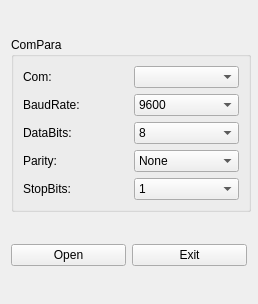
<?xml version="1.0" encoding="UTF-8"?>
<ui version="4.0">
 <class>comconfigForm</class>
 <widget class="QWidget" name="comconfigForm">
  <property name="geometry">
   <rect>
    <x>0</x>
    <y>0</y>
    <width>258</width>
    <height>304</height>
   </rect>
  </property>
  <property name="minimumSize">
   <size>
    <width>258</width>
    <height>304</height>
   </size>
  </property>
  <property name="maximumSize">
   <size>
    <width>258</width>
    <height>304</height>
   </size>
  </property>
  <property name="windowTitle">
   <string>comconfigForm</string>
  </property>
  <layout class="QGridLayout" name="gridLayout">
   <item row="0" column="0" colspan="2">
    <widget class="QGroupBox" name="groupBox">
     <property name="sizePolicy">
      <sizepolicy hsizetype="Fixed" vsizetype="Fixed">
       <horstretch>0</horstretch>
       <verstretch>0</verstretch>
      </sizepolicy>
     </property>
     <property name="minimumSize">
      <size>
       <width>240</width>
       <height>0</height>
      </size>
     </property>
     <property name="maximumSize">
      <size>
       <width>240</width>
       <height>16777215</height>
      </size>
     </property>
     <property name="styleSheet">
      <string notr="true"/>
     </property>
     <property name="title">
      <string>ComPara</string>
     </property>
     <property name="flat">
      <bool>false</bool>
     </property>
     <layout class="QGridLayout" name="gridLayout_4">
      <item row="0" column="0">
       <layout class="QGridLayout" name="gridLayout_3">
        <item row="0" column="0">
         <widget class="QLabel" name="label">
          <property name="sizePolicy">
           <sizepolicy hsizetype="Preferred" vsizetype="Fixed">
            <horstretch>0</horstretch>
            <verstretch>0</verstretch>
           </sizepolicy>
          </property>
          <property name="text">
           <string>Com:</string>
          </property>
         </widget>
        </item>
        <item row="0" column="1">
         <widget class="QComboBox" name="portNameComboBox"/>
        </item>
        <item row="1" column="0">
         <widget class="QLabel" name="label_2">
          <property name="sizePolicy">
           <sizepolicy hsizetype="Preferred" vsizetype="Fixed">
            <horstretch>0</horstretch>
            <verstretch>0</verstretch>
           </sizepolicy>
          </property>
          <property name="text">
           <string>BaudRate:</string>
          </property>
         </widget>
        </item>
        <item row="1" column="1">
         <widget class="QComboBox" name="baudRateComboBox">
          <property name="currentIndex">
           <number>12</number>
          </property>
          <item>
           <property name="text">
            <string>50</string>
           </property>
          </item>
          <item>
           <property name="text">
            <string>75</string>
           </property>
          </item>
          <item>
           <property name="text">
            <string>110</string>
           </property>
          </item>
          <item>
           <property name="text">
            <string>134</string>
           </property>
          </item>
          <item>
           <property name="text">
            <string>150</string>
           </property>
          </item>
          <item>
           <property name="text">
            <string>200</string>
           </property>
          </item>
          <item>
           <property name="text">
            <string>300</string>
           </property>
          </item>
          <item>
           <property name="text">
            <string>600</string>
           </property>
          </item>
          <item>
           <property name="text">
            <string>1200</string>
           </property>
          </item>
          <item>
           <property name="text">
            <string>1800</string>
           </property>
          </item>
          <item>
           <property name="text">
            <string>2400</string>
           </property>
          </item>
          <item>
           <property name="text">
            <string>4800</string>
           </property>
          </item>
          <item>
           <property name="text">
            <string>9600</string>
           </property>
          </item>
          <item>
           <property name="text">
            <string>14400</string>
           </property>
          </item>
          <item>
           <property name="text">
            <string>19200</string>
           </property>
          </item>
          <item>
           <property name="text">
            <string>38400</string>
           </property>
          </item>
          <item>
           <property name="text">
            <string>56000</string>
           </property>
          </item>
          <item>
           <property name="text">
            <string>57600</string>
           </property>
          </item>
          <item>
           <property name="text">
            <string>76800</string>
           </property>
          </item>
          <item>
           <property name="text">
            <string>115200</string>
           </property>
          </item>
          <item>
           <property name="text">
            <string>128000</string>
           </property>
          </item>
          <item>
           <property name="text">
            <string>256000</string>
           </property>
          </item>
         </widget>
        </item>
        <item row="2" column="0">
         <widget class="QLabel" name="label_3">
          <property name="sizePolicy">
           <sizepolicy hsizetype="Preferred" vsizetype="Fixed">
            <horstretch>0</horstretch>
            <verstretch>0</verstretch>
           </sizepolicy>
          </property>
          <property name="text">
           <string>DataBits:</string>
          </property>
         </widget>
        </item>
        <item row="2" column="1">
         <widget class="QComboBox" name="dataBitsComboBox">
          <property name="currentIndex">
           <number>3</number>
          </property>
          <item>
           <property name="text">
            <string>5</string>
           </property>
          </item>
          <item>
           <property name="text">
            <string>6</string>
           </property>
          </item>
          <item>
           <property name="text">
            <string>7</string>
           </property>
          </item>
          <item>
           <property name="text">
            <string>8</string>
           </property>
          </item>
         </widget>
        </item>
        <item row="3" column="0">
         <widget class="QLabel" name="label_4">
          <property name="sizePolicy">
           <sizepolicy hsizetype="Preferred" vsizetype="Fixed">
            <horstretch>0</horstretch>
            <verstretch>0</verstretch>
           </sizepolicy>
          </property>
          <property name="text">
           <string>Parity:</string>
          </property>
         </widget>
        </item>
        <item row="3" column="1">
         <widget class="QComboBox" name="parityComboBox">
          <item>
           <property name="text">
            <string>None</string>
           </property>
          </item>
          <item>
           <property name="text">
            <string>Odd</string>
           </property>
          </item>
          <item>
           <property name="text">
            <string>Even</string>
           </property>
          </item>
         </widget>
        </item>
        <item row="4" column="0">
         <widget class="QLabel" name="label_5">
          <property name="sizePolicy">
           <sizepolicy hsizetype="Preferred" vsizetype="Fixed">
            <horstretch>0</horstretch>
            <verstretch>0</verstretch>
           </sizepolicy>
          </property>
          <property name="text">
           <string>StopBits:</string>
          </property>
         </widget>
        </item>
        <item row="4" column="1">
         <widget class="QComboBox" name="stopBitsComboBox">
          <item>
           <property name="text">
            <string>1</string>
           </property>
          </item>
          <item>
           <property name="text">
            <string>1.5</string>
           </property>
          </item>
          <item>
           <property name="text">
            <string>2</string>
           </property>
          </item>
         </widget>
        </item>
       </layout>
      </item>
     </layout>
    </widget>
   </item>
   <item row="1" column="0">
    <widget class="QPushButton" name="pushButton">
     <property name="text">
      <string>Open</string>
     </property>
    </widget>
   </item>
   <item row="1" column="1">
    <widget class="QPushButton" name="pushButton_2">
     <property name="text">
      <string>Exit</string>
     </property>
    </widget>
   </item>
  </layout>
 </widget>
 <resources/>
 <connections/>
</ui>
